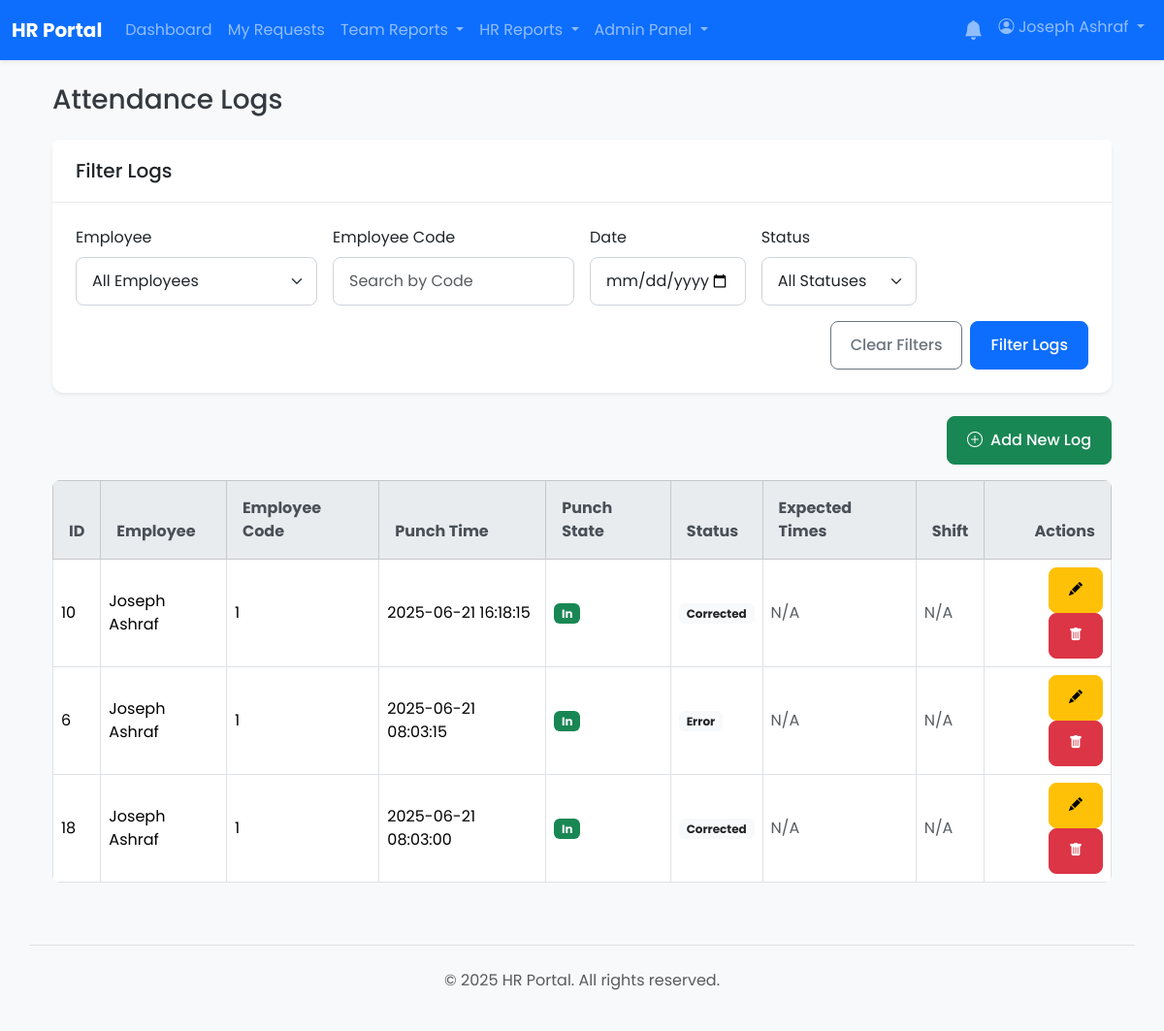
The page /admin/attendance_logs.php (signed in) on the database as committed earlier.
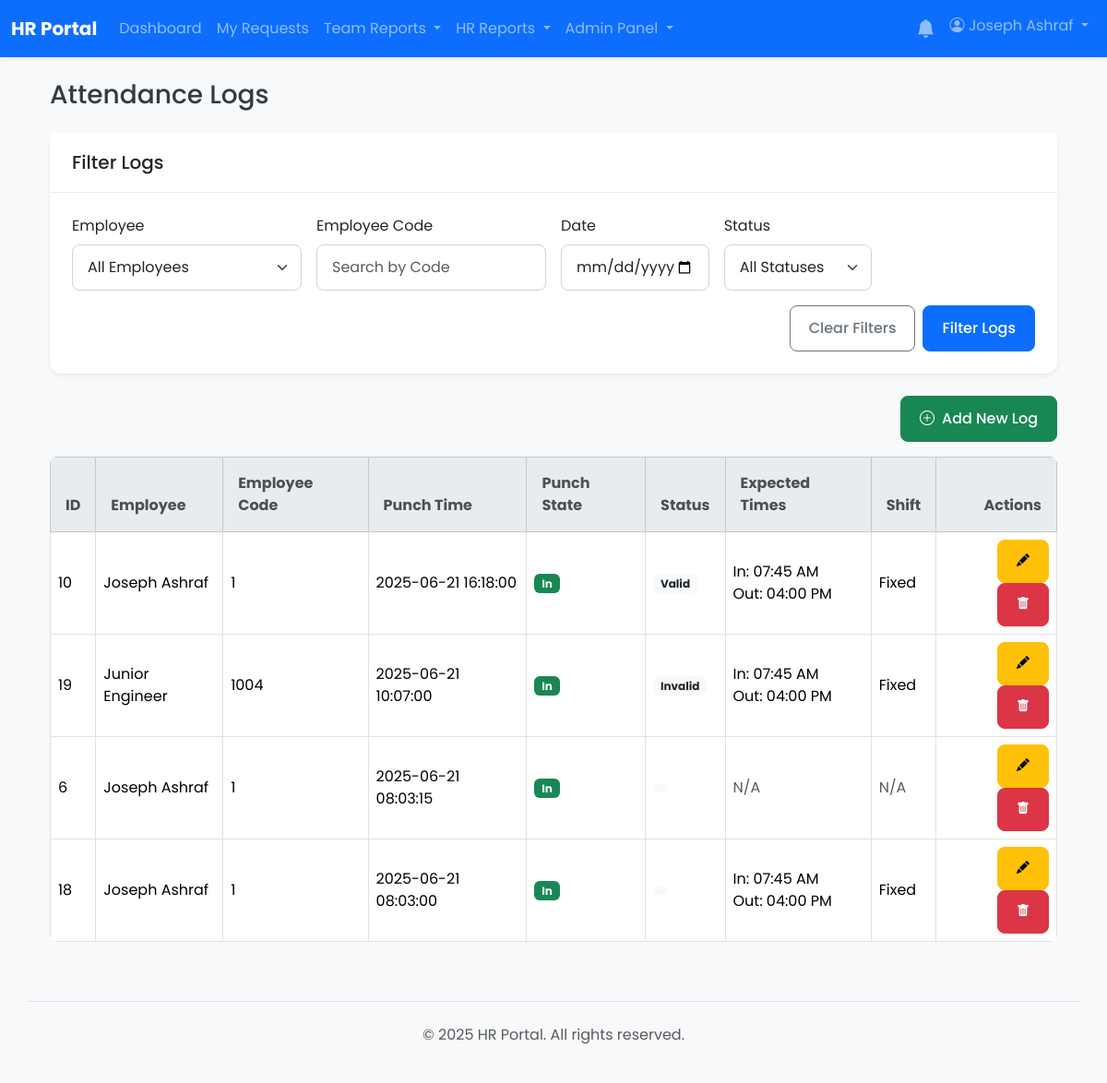
The same page on the database as committed later.
### tables this page shows
CREATE TABLE `attendance_logs` (
  `id` bigint(20) NOT NULL,
  `device_id` int(11) DEFAULT NULL COMMENT 'Foreign key to devices. NULL for manual entry.',
  `employee_code` varchar(50) NOT NULL COMMENT 'The User ID from the machine',
  `punch_time` datetime NOT NULL COMMENT 'The exact date and time of the punch',
  `expected_in` time DEFAULT NULL,
  `expected_out` time DEFAULT NULL,
  `punch_state` int(11) NOT NULL COMMENT 'Standardized code: 0=Check-In, 1=Check-Out',
  `status` varchar(20) NOT NULL DEFAULT 'valid',
  `violation_type` varchar(50) DEFAULT NULL COMMENT 'Type of violation, e.g., double_punch',
  `notes` text DEFAULT NULL COMMENT 'Notes for manual corrections or actions',
  `created_at` timestamp NOT NULL DEFAULT current_timestamp(),
  `shift_id` int(11) DEFAULT NULL COMMENT 'Foreign key to shifts table'
);

CREATE TABLE `users` (
  `id` int(11) NOT NULL,
  `employee_code` varchar(50) DEFAULT NULL,
  `full_name` varchar(255) NOT NULL,
  `email` varchar(255) NOT NULL,
  `password` varchar(255) NOT NULL,
  `role` enum('user','manager','hr','hr_manager','admin') NOT NULL DEFAULT 'user',
  `shift_id` int(11) DEFAULT NULL,
  `department_id` int(11) DEFAULT NULL,
  `direct_manager_id` int(11) DEFAULT NULL,
  `is_active` tinyint(1) NOT NULL DEFAULT 1,
  `must_change_password` tinyint(1) NOT NULL DEFAULT 0,
  `created_at` timestamp NOT NULL DEFAULT current_timestamp(),
  `updated_at` timestamp NOT NULL DEFAULT current_timestamp() ON UPDATE current_timestamp(),
  `manager_id` int(11) DEFAULT NULL
);

CREATE TABLE `shifts` (
  `id` int(11) NOT NULL,
  `shift_name` varchar(100) NOT NULL,
  `start_time` time NOT NULL,
  `end_time` time NOT NULL,
  `grace_period_in` int(11) DEFAULT 0 COMMENT 'Minutes allowed to be late',
  `grace_period_out` int(11) DEFAULT 0 COMMENT 'Minutes allowed to leave early',
  `break_start_time` time DEFAULT NULL,
  `break_end_time` time DEFAULT NULL,
  `is_night_shift` tinyint(1) DEFAULT 0 COMMENT 'TRUE if shift crosses midnight',
  `created_at` timestamp NOT NULL DEFAULT current_timestamp(),
  `updated_at` timestamp NOT NULL DEFAULT current_timestamp() ON UPDATE current_timestamp(),
  `grace_in_minutes` int(11) NOT NULL DEFAULT 0,
  `grace_out_minutes` int(11) NOT NULL DEFAULT 0
);

### app/core/helpers.php (called while the page is built, shortened)
<?php
function getStatusBadgeClass($status) {
    $map = [
        'pending_manager' => 'bg-warning text-dark',
        'pending_hr' => 'bg-info text-dark',
        'approved' => 'bg-success',
        'rejected' => 'bg-danger',
        'cancelled' => 'bg-secondary',
        'pending_cancellation_hr' => 'bg-warning text-dark',
    ];
    return $map[$status] ?? 'bg-light text-dark';
}

### admin/attendance_logs.php (the view, shortened to what this page needs)
<?php
require_once __DIR__ . '/../app/bootstrap.php';
include __DIR__ . '/../app/templates/header.php';
$page = isset($_GET['page']) ? max(1, intval($_GET['page'])) : 1;
$page_size = 25;
$offset = ($page - 1) * $page_size;
$where_clauses = [];
$params = [];
$where_sql = $where_clauses ? 'WHERE ' . implode(' AND ', $where_clauses) : '';
$sql = "
    SELECT
        al.*,
        u.full_name AS user_full_name,
        s.id AS shift_id,
        s.shift_name
    FROM
        attendance_logs al
    LEFT JOIN
        users u ON al.employee_code = u.employee_code
    LEFT JOIN
        shifts s ON al.shift_id = s.id
    {$where_sql}
    ORDER BY
        al.punch_time DESC
    LIMIT {$page_size} OFFSET {$offset}
";
$stmt = $pdo->prepare($sql);
$stmt->execute($params);
$attendance_logs = $stmt->fetchAll(PDO::FETCH_ASSOC);
?>
<div class="container mt-4">
    <h1 class="h3 mb-4">Attendance Logs</h1>
    <div class="card shadow-sm mb-4">
        <div class="card-header"><h2 class="h5 mb-0">Filter Logs</h2></div>
        <div class="card-body">
            <form class="row g-3" method="get">
                <div class="col-md-3">
                    <label for="user_id" class="form-label">Employee</label>
                    <select class="form-select" id="user_id" name="user_id">
                        <option value="">All Employees</option>
                    </select>
                </div>
                <div class="col-md-3">
                    <label for="employee_code" class="form-label">Employee Code</label>
                    <input type="text" class="form-control" id="employee_code" name="employee_code" value="<?= htmlspecialchars($_GET['employee_code'] ?? '') ?>" placeholder="Search by Code">
                </div>
                <div class="col-md-2">
                    <label for="punch_date" class="form-label">Date</label>
                    <input type="date" class="form-control" id="punch_date" name="punch_date" value="<?= htmlspecialchars($_GET['punch_date'] ?? '') ?>">
                </div>
                <div class="col-md-2">
                    <label for="status" class="form-label">Status</label>
                    <select class="form-select" id="status" name="status">
                        <option value="">All Statuses</option>
                    </select>
                </div>
                <div class="col-12 d-flex justify-content-end gap-2">
                    <a href="attendance_logs.php" class="btn btn-outline-secondary">Clear Filters</a>
                    <button type="submit" class="btn btn-primary">Filter Logs</button>
                </div>
            </form>
        </div>
    </div>
    <div class="d-flex justify-content-end mb-3">
        <button class="btn btn-success" data-bs-toggle="modal" data-bs-target="#addLogModal">
            <i class="bi bi-plus-circle me-1"></i> Add New Log
        </button>
    </div>
    <div class="table-responsive">
        <table class="table table-bordered table-hover align-middle">
            <thead class="table-light">
                <tr>
                    <th>ID</th>
                    <th>Employee</th>
                    <th>Employee Code</th>
                    <th>Punch Time</th>
                    <th>Punch State</th>
                    <th>Status</th>
                    <th>Expected Times</th>
                    <th>Shift</th>
                    <th class="text-end">Actions</th>
                </tr>
            </thead>
            <tbody>
                <?php if (empty($attendance_logs)): ?>
                    <tr><td colspan="9" class="text-center text-muted">No attendance logs found matching your criteria.</td></tr>
                <?php else: ?>
                    <?php foreach ($attendance_logs as $log): ?>
                        <tr>
                            <td><?= htmlspecialchars($log['id']) ?></td>
                            <td><?= htmlspecialchars($log['user_full_name'] ?? 'N/A') ?></td>
                            <td><?= htmlspecialchars($log['employee_code']) ?></td>
                            <td><?= htmlspecialchars($log['punch_time']) ?></td>
                            <td><?= $log['punch_state'] == 0 ? '<span class="badge bg-success">In</span>' : '<span class="badge bg-secondary">Out</span>' ?></td>
                            <td>
                                <span class="badge <?= getStatusBadgeClass($log['status']) ?>">
                                    <?= htmlspecialchars(ucfirst($log['status'])) ?>
                                </span>
                            </td>
                            <td>
                                <?php if (!empty($log['expected_in']) || !empty($log['expected_out'])): ?>
                                    In: <?= htmlspecialchars($log['expected_in'] ? date('h:i A', strtotime($log['expected_in'])) : '--') ?><br>
                                    Out: <?= htmlspecialchars($log['expected_out'] ? date('h:i A', strtotime($log['expected_out'])) : '--') ?>
                                <?php else: ?>
                                    <span class="text-muted">N/A</span>
                                <?php endif; ?>
                            </td>
                            <td>
                                <?php if (!empty($log['shift_name'])): ?>
                                    <?= htmlspecialchars($log['shift_name']) ?>
                                <?php else: ?>
                                    <span class="text-muted">N/A</span>
                                <?php endif; ?>
                            </td>
                            <td class="text-end">
                                <button class="btn btn-sm btn-warning edit-log-btn"
                                        data-bs-toggle="modal" data-bs-target="#editLogModal"
                                        data-id="<?= htmlspecialchars($log['id']) ?>"
                                        data-employee-code="<?= htmlspecialchars($log['employee_code']) ?>"
                                        data-punch-time="<?= htmlspecialchars($log['punch_time']) ?>"
                                        data-punch-state="<?= htmlspecialchars($log['punch_state']) ?>"
                                        data-status="<?= htmlspecialchars($log['status']) ?>"
                                        data-shift-id="<?= htmlspecialchars($log['shift_id'] ?? '') ?>"
                                        title="Edit Log"><i class="bi bi-pencil-fill"></i></button>
                                <button class="btn btn-sm btn-danger delete-log-btn"
                                        data-id="<?= htmlspecialchars($log['id']) ?>"
                                        title="Delete Log"><i class="bi bi-trash-fill"></i></button>
                            </td>
                        </tr>
                    <?php endforeach; ?>
                <?php endif; ?>
            </tbody>
        </table>
    </div>
</div>
<?php include __DIR__ . '/../app/templates/footer.php'; ?>

### app/templates/header.php (shortened to what this page needs)
<!DOCTYPE html>
<html lang="en">
<head>
    <link href="https://cdn.jsdelivr.net/npm/bootstrap@5.3.2/dist/css/bootstrap.min.css" rel="stylesheet">
    <link rel="stylesheet" href="/css/style.css">
    <link rel="stylesheet" href="https://cdn.jsdelivr.net/npm/bootstrap-icons@1.11.3/font/bootstrap-icons.min.css">
</head>
<body class="bg-light" data-user-role="<?= htmlspecialchars($_SESSION['role'] ?? 'user') ?>">
<nav class="navbar navbar-expand-lg navbar-dark bg-primary shadow-sm">
    <div class="container-fluid">
        <a class="navbar-brand fw-bold" href="/"><?php echo htmlspecialchars(SITE_NAME); ?></a>
        <div class="collapse navbar-collapse" id="main-nav">
            <ul class="navbar-nav me-auto mb-2 mb-lg-0">
                <?php if (isset($_SESSION['user_id'])): ?>
                    <li class="nav-item"><a class="nav-link" href="/index.php">Dashboard</a></li>
                    <li class="nav-item"><a class="nav-link" href="/requests/index.php">My Requests</a></li>
                    <?php if (in_array($_SESSION['role'], ['manager', 'admin', 'hr_manager'])): ?>
                        <li class="nav-item dropdown">
                          <a class="nav-link dropdown-toggle" href="#" id="manager-reports-dropdown" role="button" data-bs-toggle="dropdown" aria-expanded="false">
                            Team Reports
                          </a>
                        </li>
                    <?php endif; ?>
                    <?php if (in_array($_SESSION['role'], ['hr', 'hr_manager', 'admin'])): ?>
                         <li class="nav-item dropdown">
                          <a class="nav-link dropdown-toggle" href="#" id="hr-reports-dropdown" role="button" data-bs-toggle="dropdown" aria-expanded="false">
                            HR Reports
                          </a>
                        </li>
                    <?php endif; ?>
                    <?php if (in_array($_SESSION['role'], ['hr_manager', 'admin'])): ?>
                        <li class="nav-item dropdown">
                            <a class="nav-link dropdown-toggle" href="#" id="admin-dropdown" role="button" data-bs-toggle="dropdown" aria-expanded="false">
                                Admin Panel
                            </a>
                        </li>
                    <?php endif; ?>
                <?php endif; ?>
            </ul>
            <ul class="navbar-nav ms-auto">
                <?php if (isset($_SESSION['user_id'])): ?>
                    <li class="nav-item dropdown">
                        <a class="nav-link" href="#" id="notification-bell" role="button" data-bs-toggle="dropdown" aria-expanded="false">
                            <i class="bi bi-bell-fill position-relative fs-5">
                            </i>
                        </a>
                    </li>
                    <li class="nav-item dropdown">
                        <a class="nav-link dropdown-toggle" href="#" role="button" data-bs-toggle="dropdown" aria-expanded="false">
                            <i class="bi bi-person-circle"></i> <?php echo htmlspecialchars($_SESSION['full_name']); ?>
                        </a>
                    </li>
                <?php else: ?>
                    <li class="nav-item"><a class="nav-link" href="/login.php">Login</a></li>
                <?php endif; ?>
            </ul>
        </div>
    </div>
</nav>
<main class="container mt-4">

### app/templates/footer.php (shortened to what this page needs)
</main>
<footer class="container mt-5 py-4 border-top">
    <div class="text-center text-muted">
        <p>&copy; <?php echo date('Y'); ?> <?php echo htmlspecialchars(SITE_NAME); ?>. All rights reserved.</p>
    </div>
</footer>
</body>
</html>

### css/style.css (style rules this page uses)
* { box-sizing: border-box; }
html, body { height: 100%; margin: 0; padding: 0; }
body { font-family: 'Poppins', sans-serif; background-color: #f0f2f5; color: #343a40; }
a { color: #007bff; text-decoration: none; transition: color 0.2s ease-in-out; }
.card { border: none; border-radius: 0.75rem; box-shadow: 0 4px 12px rgba(0, 0, 0, 0.08); }
.card-header { background-color: #ffffff; border-bottom: 1px solid rgba(0, 0, 0, 0.08); font-weight: 600; padding: 1.25rem 1.5rem; border-top-left-radius: 0.75rem; border-top-right-radius: 0.75rem; }
.card-body { padding: 1.5rem; }
.form-control, .form-select { border-radius: 0.5rem; border: 1px solid #ced4da; padding: 0.75rem 1rem; }
.btn { border-radius: 0.5rem; font-weight: 500; padding: 0.75rem 1.25rem; }
.table { border-radius: 0.5rem; overflow: hidden; }
.table thead th { background-color: #e9ecef; color: #495057; border-bottom: none; padding: 1rem; }

Rows that differ between the two databases and show on the page:
changed attendance_logs id 10: punch_time "2025-06-21 16:18:15" → "2025-06-21 16:18:00"; status "Corrected" → "Valid"; expected_in (not shown) → "07:45 AM"; expected_out (not shown) → "04:00 PM"; shift.shift_name (not shown) → "Fixed"; text "N/A N/A" → "In: Out:"
added attendance_logs: id "19", users.full_name "Junior Engineer", employee_code "1004", punch_time "2025-06-21 10:07:00", punch_state "In", status "Invalid", expected_in "07:45 AM", expected_out "04:00 PM", shift.shift_name "Fixed"
changed attendance_logs id 6: status "Error" → (not shown)
changed attendance_logs id 18: expected_in (not shown) → "07:45 AM"; expected_out (not shown) → "04:00 PM"; shift.shift_name (not shown) → "Fixed"; status "Corrected" → (not shown); text "N/A N/A" → "In: Out:"
